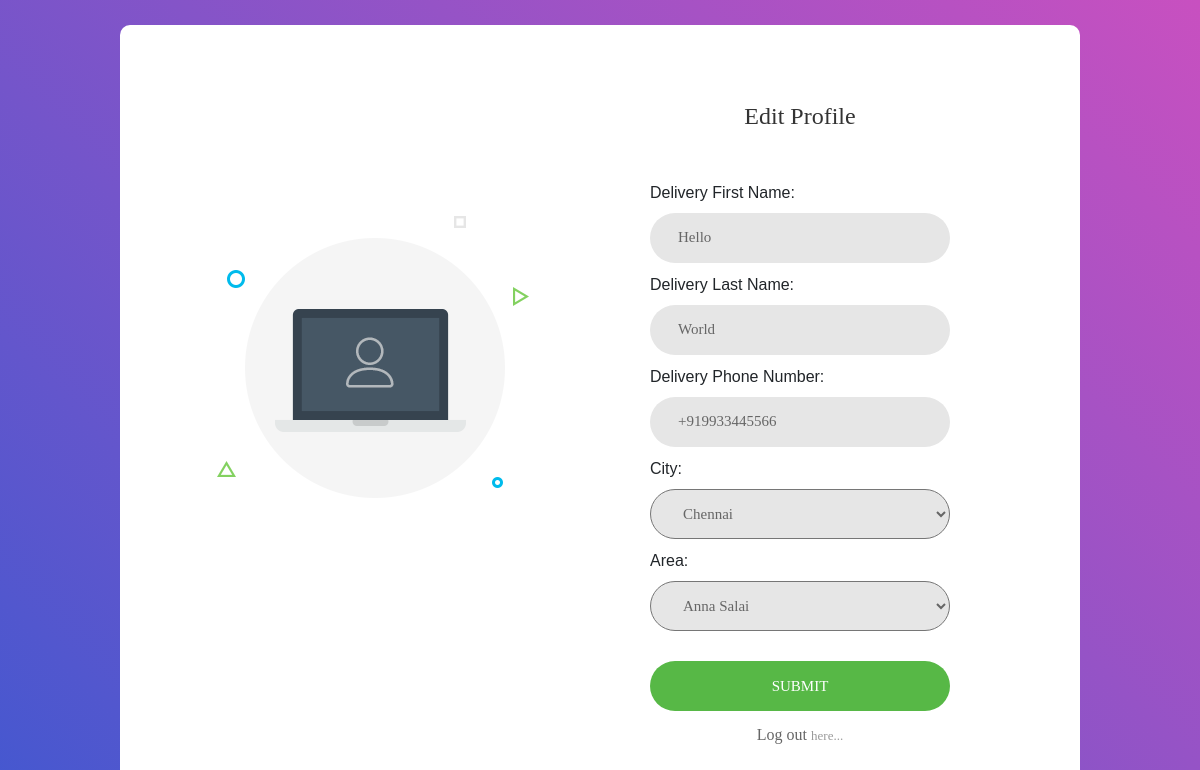
The app's page /delivery/edit/ (signed in) with its own data.
### Delivery/models.py (models this page shows)
class Delivery(models.Model):
    Delivery_ID = models.AutoField(primary_key=True)
    user = models.OneToOneField(User, on_delete=models.CASCADE)
    Delivery_First_Name = models.CharField(max_length=250)
    Delivery_Last_Name = models.CharField(max_length=250)
    Delivery_Phone_Number = PhoneNumberField()
    city = models.ForeignKey(City, on_delete=models.SET_NULL, null=True)
    area = models.ForeignKey(Area, on_delete=models.SET_NULL, null=True)
    Delivery_Pin = models.CharField(max_length=6, default=000000)
    Delivery_Pic = models.ImageField(upload_to='media',
                                     default='media/default_profile.jpg')

### Delivery/views.py (the view)
# urls.py: path('edit/', views.edit_profile, name='Cus_edit_profile'),
@login_required(login_url='Del_login')
def edit_profile(request):
    print(request.user)
    instance = Delivery.objects.get(user=request.user)
    form = DeliveryGuyProfileInfoForm(request.POST or None, instance=instance)
    if form.is_valid():
        form.save()
        return redirect('Main_index')
    return render(request, 'Delivery/edit_profile.html', {'form': form})

### Delivery/forms.py
class DeliveryGuyProfileInfoForm(forms.ModelForm):
    class Meta:
        model = Delivery
        fields = ('Delivery_First_Name',
                  'Delivery_Last_Name',
                  'Delivery_Phone_Number',
                  'city',
                  'area',)
    def __init__(self, *args, **kwargs):
        super().__init__(*args, **kwargs)
        self.fields['area'].queryset = Area.objects.none()
        print(self.fields['area'].queryset)
        if 'city' in self.data:
            try:
                city_id = int(self.data.get('city'))
                self.fields['area'].queryset = Area.objects.filter(city_id=city_id).order_by('name')
            except (ValueError, TypeError):
                pass  # invalid input from the client; ignore and fallback to empty city queryset
        elif self.instance.pk:
            self.fields['area'].queryset = self.instance.city.area_set.order_by('name')

### Delivery/models.py (called while the page is built)
    def __str__(self):
        return self.name

    def __str__(self):
        return self.name

### Delivery/templates/Delivery/edit_profile.html (shortened to what this page needs)
<!DOCTYPE html>
<html lang="en">
{% load staticfiles %}
<head>
	<link rel="stylesheet" type="text/css" href="{% static  "css/bootstrap.min.css" %}">
	<link rel="stylesheet" type="text/css" href="{% static  "css/font-awesome.min.css" %}">
	<link rel="stylesheet" type="text/css" href="{% static  "css/main.css" %}">
	<link rel="stylesheet" type="text/css" href="{% static  "css/util.css" %}">
</head>
<body>
	<div class="limiter">
		<div class="container-login100">
			<div class="wrap-login100">
				<div class="login100-pic js-tilt" data-tilt>
					<img src="{% static "img-01.png" %}" alt="IMG">
				</div>
				<form class="login100-form validate-form" method="POST" action="{% url "Del_edit_profile" %}">
					<span class="login100-form-title">
                        Edit Profile
					</span>
                    {% for field in form %}
                        {{ field.label_tag }}<br>
					<div class="wrap-input100 validate-input input100">
                        {{ field }}
						<span class="focus-input100"></span>
					</div>
                    {% endfor %}
					<div class="container-login100-form-btn">
						<button class="login100-form-btn" type="submit" value="signup">
							Submit
						</button>
					</div>
					<div class="text-center p-t-12">
                        {% if user.is_authenticated %}
						<a class="txt2" href="{% url 'logout' %}">
							Log out
						</a>
                        {% endif %}
                        <span class="txt1">
							here...
						</span>
					</div>
                </form>
			</div>
		</div>
	</div>
</body>
</html>

### Main/static/css/main.css (style rules this page uses)
* { margin: 0px; padding: 0px; box-sizing: border-box; }
body, html { height: 100%; font-family: Poppins-Regular, sans-serif; }
a { font-family: Poppins-Regular; font-size: 14px; line-height: 1.7; color: #666666; margin: 0px; transition: all 0.4s; -webkit-transition: all 0.4s; -o-transition: all 0.4s; -moz-transition: all 0.4s; }
input { outline: none; border: none; }
button { outline: none !important; border: none; background: transparent; }
.txt1 { font-family: Poppins-Regular; font-size: 13px; line-height: 1.5; color: #999999; }
.txt2 { font-family: Poppins-Regular; font-size: 16px; line-height: 1.5; color: #666666; }
.limiter { width: 100%; margin: 0 auto; }
.container-login100 { width: 100%; min-height: 100vh; display: -webkit-box; display: -webkit-flex; display: -moz-box; display: -ms-flexbox; display: flex; flex-wrap: wrap; justify-content: center; align-items: center; padding: 25px; background: #9053c7; background: -webkit-linear-gradient(-135deg, #c850c0, #4158d0); background: -o-linear-gradient(-135deg, #c850c0, #4158d0); background: -moz-linear-gradient(-135deg, #c850c0, #4158d0); background: linear-gradient(-135deg, #c850c0, #4158d0); }
.wrap-login100 { width: 960px; background: #fff; border-radius: 10px; overflow: hidden; display: -webkit-box; display: -webkit-flex; display: -moz-box; display: -ms-flexbox; display: flex; flex-wrap: wrap; justify-content: space-between; padding: 77px 130px 77px 95px; }
.login100-pic { width: 316px; padding-top: 110px; }
.login100-pic img { max-width: 100%; }
.login100-form { width: 300px; }
.login100-form-title { font-family: Poppins-Bold; font-size: 24px; color: #333333; line-height: 1.2; text-align: center; width: 100%; display: block; padding-bottom: 50px; }
.wrap-input100 { position: relative; width: 100%; z-index: 1; margin-bottom: 10px; }
.wrap-input100 input { font-family: Poppins-Medium; font-size: 15px; line-height: 1.5; color: #666666; display: block; width: 100%; background: #e6e6e6; height: 50px; border-radius: 25px; padding: 0 30px 0 28px; }
.wrap-input100 select { font-family: Poppins-Medium; font-size: 15px; line-height: 1.5; color: #666666; display: block; width: 100%; background: #e6e6e6; height: 50px; border-radius: 25px; padding: 0 30px 0 28px; }
.wrap-input100 select option { font-family: Poppins-Medium; font-size: 15px; line-height: 1.5; color: #666666; display: block; width: 100%; background: #f8f9fa; height: 50px; border-radius: 25px; padding: 0 30px 0 28px; }
.focus-input100 { display: block; position: absolute; border-radius: 25px; bottom: 0; left: 0; z-index: -1; width: 100%; height: 100%; box-shadow: 0px 0px 0px 0px; color: rgba(87,184,70, 0.8); }
.container-login100-form-btn { width: 100%; display: -webkit-box; display: -webkit-flex; display: -moz-box; display: -ms-flexbox; display: flex; flex-wrap: wrap; justify-content: center; padding-top: 20px; }
.login100-form-btn { font-family: Montserrat-Bold; font-size: 15px; line-height: 1.5; color: #fff; text-transform: uppercase; width: 100%; height: 50px; border-radius: 25px; background: #57b846; display: -webkit-box; display: -webkit-flex; display: -moz-box; display: -ms-flexbox; display: flex; justify-content: center; align-items: center; padding: 0 25px; -webkit-transition: all 0.4s; -o-transition: all 0.4s; -moz-transition: all 0.4s; transition: all 0.4s; }
.validate-input { position: relative; }

### records on screen
Delivery: form "Hello" "World" "+919933445566" "Chennai" "Anna Salai"

### other values on screen
{{ field.label_tag }} "Delivery First Name:" "Delivery Last Name:" "Delivery Phone Number:" "City:" "Area:"
